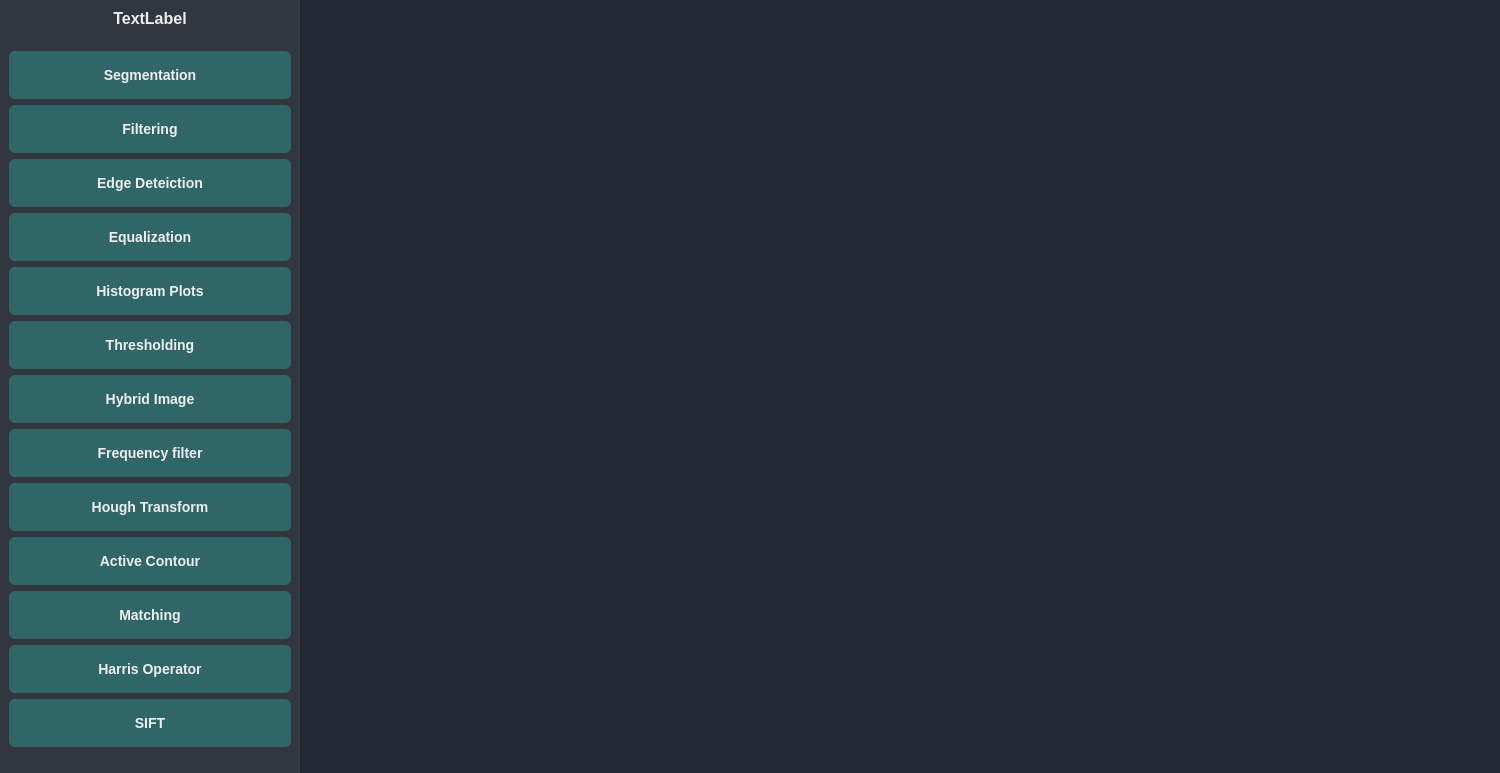
<?xml version="1.0" encoding="UTF-8"?>
<ui version="4.0">
 <class>MainWindow</class>
 <widget class="QMainWindow" name="MainWindow">
  <property name="geometry">
   <rect>
    <x>0</x>
    <y>0</y>
    <width>1500</width>
    <height>773</height>
   </rect>
  </property>
  <property name="windowTitle">
   <string>MainWindow</string>
  </property>
  <widget class="QWidget" name="centralwidget">
   <property name="styleSheet">
    <string notr="true">#centralwidget{
	background-color: #222831;
}
#sidebarFrame{
	
	background-color: #31363F;
}

QPushButton{
	background-color: #316669;
	border: none;
 	border-radius: 6px;
  	color: #EEEEEE;
  	font-size: 14px;
  	font-weight: 500;
  	line-height: 20px;
  	list-style: none;
  	padding: 4px 12px;
  	height:30px;
}
QPushButton:hover{
	background-color: rgba(118, 171, 174, 203);
 	text-decoration: none;
}
QPushButton:focus{
 	outline: 1px transparent;
}
QLabel{
	color: #EEEEEE;
	font-weight: bold;
	font-size: 16px;
}
QGroupBox{
	color: #EEEEEE;
	font-weight: bold;
	font-size: 16px;
	padding:30px 0px 0px 0px;
	border:none;	
}
QLineEdit{
	background-color: #31363F;
	border:none;
	padding:4px 10px;
	border-radius: 3px;
}
QFrame{
	border:none;
}
</string>
   </property>
   <layout class="QHBoxLayout" name="horizontalLayout">
    <property name="spacing">
     <number>0</number>
    </property>
    <property name="leftMargin">
     <number>0</number>
    </property>
    <property name="topMargin">
     <number>0</number>
    </property>
    <property name="rightMargin">
     <number>0</number>
    </property>
    <property name="bottomMargin">
     <number>0</number>
    </property>
    <item>
     <widget class="QFrame" name="sidebarFrame">
      <property name="minimumSize">
       <size>
        <width>300</width>
        <height>0</height>
       </size>
      </property>
      <property name="maximumSize">
       <size>
        <width>300</width>
        <height>16777215</height>
       </size>
      </property>
      <property name="styleSheet">
       <string notr="true">QPushButton{
	
  	height:40px;
}</string>
      </property>
      <property name="frameShape">
       <enum>QFrame::StyledPanel</enum>
      </property>
      <property name="frameShadow">
       <enum>QFrame::Raised</enum>
      </property>
      <layout class="QVBoxLayout" name="verticalLayout">
       <item>
        <widget class="QLabel" name="logo">
         <property name="text">
          <string>TextLabel</string>
         </property>
         <property name="alignment">
          <set>Qt::AlignCenter</set>
         </property>
        </widget>
       </item>
       <item>
        <spacer name="verticalSpacer_2">
         <property name="orientation">
          <enum>Qt::Vertical</enum>
         </property>
         <property name="sizeHint" stdset="0">
          <size>
           <width>20</width>
           <height>203</height>
          </size>
         </property>
        </spacer>
       </item>
       <item>
        <widget class="QPushButton" name="segmentationBtn">
         <property name="text">
          <string>Segmentation</string>
         </property>
        </widget>
       </item>
       <item>
        <widget class="QPushButton" name="filteringBtn">
         <property name="text">
          <string>Filtering</string>
         </property>
        </widget>
       </item>
       <item>
        <widget class="QPushButton" name="edgeDetectionBtn">
         <property name="text">
          <string>Edge Deteiction</string>
         </property>
        </widget>
       </item>
       <item>
        <widget class="QPushButton" name="equalizationBtn">
         <property name="text">
          <string>Equalization</string>
         </property>
        </widget>
       </item>
       <item>
        <widget class="QPushButton" name="histogramsBtn">
         <property name="text">
          <string>Histogram Plots</string>
         </property>
        </widget>
       </item>
       <item>
        <widget class="QPushButton" name="thresholdingBtn">
         <property name="text">
          <string>Thresholding</string>
         </property>
        </widget>
       </item>
       <item>
        <widget class="QPushButton" name="hybridBtn">
         <property name="text">
          <string>Hybrid Image</string>
         </property>
        </widget>
       </item>
       <item>
        <widget class="QPushButton" name="frequencyBtn">
         <property name="text">
          <string>Frequency filter</string>
         </property>
        </widget>
       </item>
       <item>
        <widget class="QPushButton" name="houghTransformBtn">
         <property name="text">
          <string>Hough Transform</string>
         </property>
        </widget>
       </item>
       <item>
        <widget class="QPushButton" name="ActiveContourBtn">
         <property name="text">
          <string>Active Contour</string>
         </property>
        </widget>
       </item>
       <item>
        <widget class="QPushButton" name="matchingBtn">
         <property name="text">
          <string>Matching</string>
         </property>
        </widget>
       </item>
       <item>
        <widget class="QPushButton" name="harrisBtn">
         <property name="text">
          <string>Harris Operator</string>
         </property>
        </widget>
       </item>
       <item>
        <widget class="QPushButton" name="siftBtn">
         <property name="text">
          <string>SIFT</string>
         </property>
        </widget>
       </item>
       <item>
        <spacer name="verticalSpacer">
         <property name="orientation">
          <enum>Qt::Vertical</enum>
         </property>
         <property name="sizeHint" stdset="0">
          <size>
           <width>20</width>
           <height>202</height>
          </size>
         </property>
        </spacer>
       </item>
      </layout>
     </widget>
    </item>
    <item>
     <layout class="QHBoxLayout" name="widgetsLayout">
      <item>
       <widget class="QStackedWidget" name="stackedWidget"/>
      </item>
     </layout>
    </item>
   </layout>
  </widget>
 </widget>
 <resources/>
 <connections/>
</ui>
